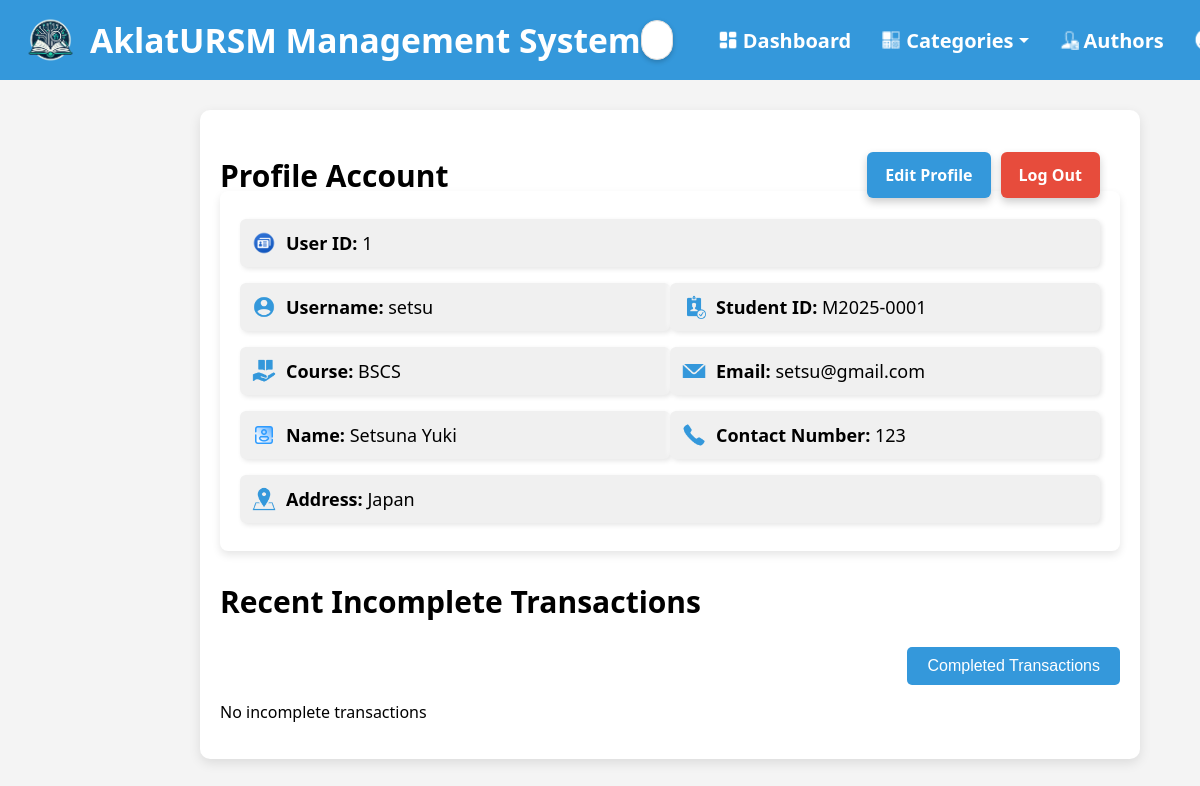
The app's page /pages/profile_account.php (signed in) with its own data.
### tables this page shows
CREATE TABLE `users` (
  `user_id` int(11) NOT NULL,
  `username` varchar(50) NOT NULL,
  `password` varchar(255) NOT NULL,
  `email` varchar(255) NOT NULL,
  `course` varchar(100) NOT NULL,
  `student_id` varchar(50) NOT NULL,
  `name` varchar(255) DEFAULT NULL,
  `address` text DEFAULT NULL,
  `contact_number` varchar(20) DEFAULT NULL
);

### pages/profile_account.php (the view, shortened to what this page needs)
<?php
include '../validate/db.php';
function getRecentTransactions($conn, $email, $limit = 10)
{
    $sql = "SELECT * FROM transactions
            WHERE email = ? AND completed = 0
            ORDER BY date_borrowed DESC LIMIT ?";
    $stmt = $conn->prepare($sql);
    $stmt->bind_param("si", $email, $limit);
    $stmt->execute();
    $result = $stmt->get_result();
    return $result;
}
function displayRecentTransactions($result)
{
    if ($result->num_rows > 0) {
?>
        <table class="modern-table">
            <thead>
                <tr>
                    <th>Book Title</th>
                    <th>Date Borrowed</th>
                    <th>Return Date</th>
                    <th>Status</th>
                </tr>
            </thead>
            <tbody>
                <?php
                while ($row = $result->fetch_assoc()) {
                ?>
                    <tr>
                        <td><?php echo htmlspecialchars($row['book_title']); ?></td>
                        <td><?php echo htmlspecialchars($row['date_borrowed']); ?></td>
                        <td><?php echo htmlspecialchars($row['return_date']); ?></td>
                        <td>
                            <?php
                            echo $row['completed'] ? "Inactive" : "Active";
                            ?>
                        </td>
                    </tr>
                <?php
                }
                ?>
            </tbody>
        </table>
<?php
    } else {
        echo "<p>No incomplete transactions</p>";
    }
}
$userEmail = $_SESSION['email'];
try {
    $stmt = $conn->prepare("SELECT user_id, username, password, email, course, student_id, name, contact_number, address FROM users WHERE email = ?");
    $stmt->bind_param("s", $userEmail);
    $stmt->execute();
    $result = $stmt->get_result();
    $user = $result->fetch_assoc();
} catch (Exception $e) {
    echo "Error: " . $e->getMessage();
    exit();
}
$isEditing = false;
?>
<!DOCTYPE html>
<html lang="en">
<head>
</head>
<body>
    <header>
        <div class="header-left">
            <img src="../img/LMS_logo.png" alt="Library Logo" class="logo">
            <span class="system-title">AklatURSM Management System</span>
        </div>
        <div class="search-container">
            <input type="text" class="search-bar" placeholder="Search..." id="search-input" onkeyup="showSuggestions(this.value)">
        </div>
        <div class="nav-links">
            <ul>
                <li>
                    <img src="dashboard-icon.png" alt="Dashboard Icon" class="nav-icon">
                    <a href="dashboard.php">Dashboard</a>
                </li>
                <li class="dropdown">
                    <img src="categories-icon.png" alt="Categories Icon" class="nav-icon">
                    <a href="categories.php">Categories <span class="down-arrow"></span></a>
                </li>
                <li>
                    <img src="authors-icon.png" alt="Authors Icon" class="nav-icon">
                    <a href="Authors.php">Authors</a>
                </li>
                <li>
                    <a href="profile_account.php" class="account-icon-link">
                        <img src="account-icon.png" alt="Account Icon" class="nav-icon">
                    </a>
                </li>
            </ul>
        </div>
    </header>
    <div class="container">
        <div class="profile-header">
            <?php if (!$isEditing): ?>
                <a href="?edit=true" class="edit-button">Edit Profile</a>
            <?php endif; ?>
            <a href="login.php" class="logout-button">Log Out</a>
        </div>
        <h2 style="font-size: 30px;">Profile Account</h2>
        <div class="user-details">
            <?php if (!$isEditing): ?>
                <?php if ($user): ?>
                    <p class="detail-item"><img src="user-id-icon.png" alt="User ID"><strong>User ID:&nbsp</strong> <?php echo htmlspecialchars($user['user_id']); ?></p>
                    <div class="row">
                        <p class="detail-item"><img src="username-icon.png" alt="Username"><strong>Username:&nbsp</strong> <?php echo htmlspecialchars($user['username']); ?></p>
                        <p class="detail-item"><img src="student-id-icon.png" alt="Student ID"><strong>Student ID:&nbsp</strong> <?php echo htmlspecialchars($user['student_id']); ?></p>
                    </div>
                    <div class="row">
                        <p class="detail-item"><img src="course-icon.png" alt="Course"><strong>Course:&nbsp</strong> <?php echo htmlspecialchars($user['course']); ?></p>
                        <p class="detail-item"><img src="email-icon.png" alt="Email"><strong>Email:&nbsp</strong> <?php echo htmlspecialchars($user['email']); ?></p>
                    </div>
                    <div class="row">
                        <p class="detail-item"><img src="name-icon.png" alt="Name"><strong>Name:&nbsp</strong> <?php echo htmlspecialchars($user['name']); ?></p>
                        <p class="detail-item"><img src="contact-icon.png" alt="Contact Number"><strong>Contact Number:&nbsp</strong> <?php echo htmlspecialchars($user['contact_number']); ?></p>
                    </div>
                    <p class="detail-item"><img src="address-icon.png" alt="Address"><strong>Address:&nbsp</strong> <?php echo htmlspecialchars($user['address']); ?></p>
                <?php else: ?>
                    <p>User details not found.</p>
                <?php endif; ?>
            <?php endif; ?>
        </div>
        <section class="transaction-section">
            <h2 style="font-size: 30px; margin-top: 30px;">Recent Incomplete Transactions</h2>
            <div class="button-container" style="text-align: right; margin-top: 20px;">
                <button id="openCompletedTransactions" class="view-button">Completed Transactions</button>
            </div>
            <div class="transaction-grid">
                <?php
                if (isset($_SESSION['email'])) {
                    $email = $_SESSION['email'];
                    $recentTransactions = getRecentTransactions($conn, $email, 10);
                    displayRecentTransactions($recentTransactions);
                } else {
                    echo "<p>Please log in to see your transactions.</p>";
                }
                ?>
            </div>
        </section>
    </div>
</body>
</html>

### pages/profile_account.php (style rules this page uses)
body { font-family: 'Segoe UI', Tahoma, Geneva, Verdana, sans-serif; margin: 0; padding: 0; background-color: #f4f4f4; display: flex; flex-direction: column; min-height: 100vh; }
.container { width: 75%; margin-top: 30px; margin-bottom: 30px; margin-left: 200px; background-color: #fff; padding: 20px; border-radius: 10px; box-shadow: 0 4px 12px rgba(0, 0, 0, 0.1); }
header { background-color: #3498db; color: white; display: flex; align-items: center; justify-content: space-between; padding: 10px 20px; border-radius: 0; }
.header-left { display: flex; align-items: center; }
.logo { width: 60px; margin-right: 10px; }
.system-title { font-size: 2.1em; font-weight: 600; white-space: nowrap; }
.search-container { display: flex; align-items: center; flex-grow: 1; justify-content: flex-end; position: relative; }
.search-bar { width: 55%; padding: 10px 15px; border: 1px solid #ddd; border-radius: 25px; box-sizing: border-box; font-size: 16px; margin-right: 15px; background-color: white; color: black; outline: none; box-shadow: 0 2px 5px rgba(0, 0, 0, 0.2); }
.search-bar::placeholder { color: #999; }
.nav-links { display: flex; align-items: center; }
.nav-links ul { display: flex; align-items: center; list-style-type: none; margin: 0; padding: 0; }
.nav-links ul li { display: flex; align-items: center; margin-left: 30px; }
.nav-icon { width: 20px; height: 20px; margin-right: 5px; }
.nav-links ul li a { display: flex; align-items: center; text-decoration: none; color: white; font-weight: 600; font-size: 20px; transition: color 0.3s ease; position: relative; z-index: 3; }
.dropdown { position: relative; display: inline-block; }
.down-arrow { display: inline-block; width: 0; height: 0; border-left: 5px solid transparent; border-right: 5px solid transparent; border-top: 5px solid white; margin-left: 5px; }
.account-icon-link { padding: 0; justify-content: center; display: flex; align-items: center; width: 30px; height: 30px; }
.account-icon-link::before { content: ""; }
.account-icon-link img { width: 30px; height: 30px; }
.user-details { background-color: white; border-radius: 8px; padding: 20px; margin-bottom: 10px; margin-top: -30px; font-family: 'Segoe UI', Tahoma, Geneva, Verdana, sans-serif; box-shadow: 0 4px 8px rgba(0, 0, 0, 0.1); }
.user-details p { background-color: #f0f0f0; color: black; padding: 12px; margin: 8px 0; border-radius: 6px; font-size: 18px; box-shadow: 2px 2px 5px rgba(0, 0, 0, 0.1), -2px -2px 5px rgba(255, 255, 255, 0.7); }
.user-details strong { font-weight: 700; color: black; }
.user-details .row { display: flex; justify-content: space-between; }
.user-details .row p { width: 48%; }
.profile-header { display: flex; justify-content: flex-end; align-items: center; margin-bottom: 20px; }
.logout-button { background-color: #e74c3c; color: white; padding: 12px 18px; border: none; border-radius: 6px; font-size: 16px; cursor: pointer; transition: background-color 0.3s ease; text-decoration: none; margin-bottom: -90px; margin-right: 20px; font-weight: bold; box-shadow: 0 4px 8px rgba(0, 0, 0, 0.2); }
.detail-item { display: flex; align-items: center; }
.detail-item img { margin-right: 10px; width: 24px; height: 24px; }
.edit-button { background-color: #3498db; color: white; padding: 12px 18px; border: none; border-radius: 6px; font-size: 16px; cursor: pointer; transition: background-color 0.3s ease; text-decoration: none; margin-right: 10px; font-weight: bold; box-shadow: 0 4px 8px rgba(0, 0, 0, 0.2); margin-bottom: -90px; margin-right: 10px; }
.view-button { padding: 10px 20px; font-size: 16px; background-color: #3498db; color: white; border: none; border-radius: 5px; cursor: pointer; right: 5%; }
button { padding: 10px 20px; font-size: 14px; border: none; border-radius: 5px; cursor: pointer; transition: background-color 0.3s, transform 0.2s; }

### records on screen
users: user_id "1", username "setsu", student "M2025-0001", course "BSCS", email "setsu@gmail.com", name "Setsuna Yuki", contact_number "123", address "Japan"
